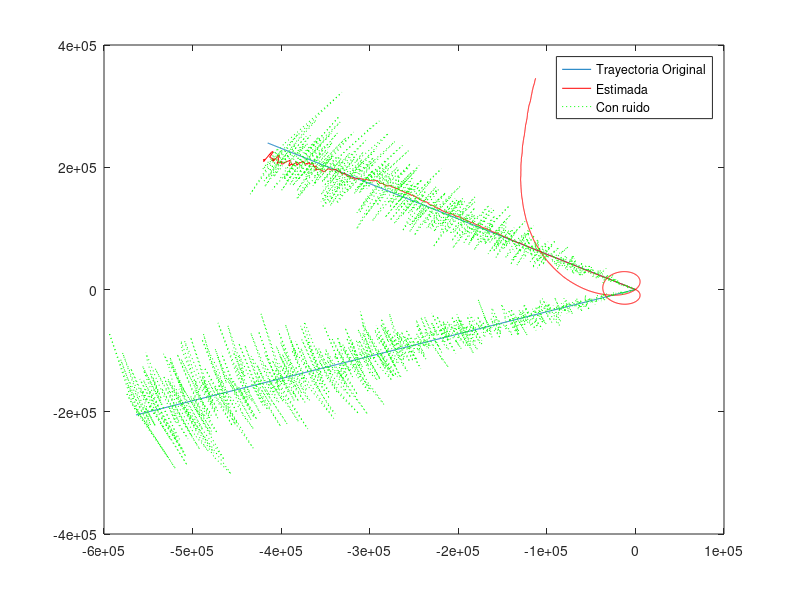
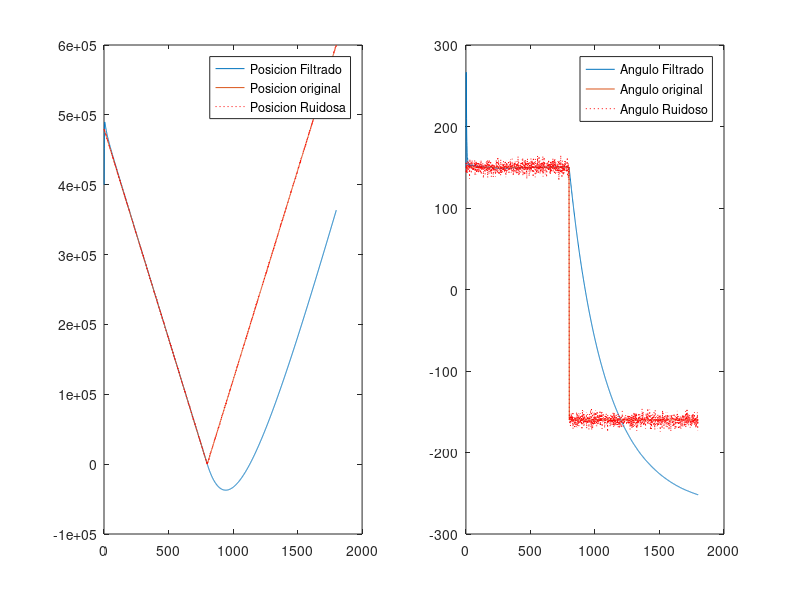

MATLAB code to generate these figures, in order:
function [] = RV_T6_2(ver)
%close all
clc

if (nargin < 1)
    ver = 1;
end
m = 1800;
n = 1:m;
K = 800;

T = 1;

s_rho = 1e6;
s_theta = 25;

V = 600;  %Velocidad radial

%Rumbo
R = 330;

%Ruido Blanco
v_rho = s_rho^0.5*randn(size(n));
v_theta = s_theta^0.5*randn(size(n));

%Valores Iniciales
rho  = 400000;
theta = 150;

% Generacion de datos
x(1) = rho*sin(theta*pi/180);
y(1) = rho*cos(theta*pi/180);

for k = 2:K
    x(k) = x(k-1) + V*sin(R*pi/180)*T;
    y(k) = y(k-1) + V*cos(R*pi/180)*T;
end

 R = 200;

for k = K+1:m
    x(k) = x(k-1) + V*sin(R*pi/180)*T;
    y(k) = y(k-1) + V*cos(R*pi/180)*T;
end


x = 39700 +x;
y = -68762 +y;
%plot(n,y,n,x)
%Datos reales
r(1,:) = sqrt( x.^2 + y.^2 );
r(2,:) = (180/pi) *angle(y+1i*x); 
figure
plot(y,x)

%Datos observados
rm(1,:) = r(1,:) + v_rho;
rm(2,:) = r(2,:) + v_theta;

if  ver == 1
    re = kalman1(s_rho,s_theta,rm,m,r,n);
else
    re = kalman2(s_rho,s_theta,rm,m,r,n);
end

end

function [re]= kalman1(s_rho,s_theta,rm,m,r,n)
% Prediccion
re(1,1) = 400000;
re(2,1) = 150;
re(3,1) = 600;
re(4,1) = 330;

% Covariance Matrix, uncentainty around predictions
P =  diag([s_rho,s_theta,s_rho,s_theta]);%eye(4);

% http://www.bzarg.com/p/how-a-kalman-filter-works-in-pictures/
% A = F
A = [1 0 1 0; 0 1 0 1; 0 0 1 0; 0 0 0 1];
% C = H , for unit scalation between reading and estimation
C = [1 0 0 0;0 1 0 0 ]; 

% sensor noise
R = [s_rho 0 ; 0 s_theta];

for k = 2:m
    % next state
    re(:,k) = A*re(:,k-1); 
    P = A*P*A'; 
  
    % Calculando la ganancia Kalman
    % old
    K = P*C'/( C*P*C' + R); 

    % Correccion basada en la observacion
    %re(:,k) = re(:,k) + K*(rm(:,k) - C*re(1:2,k)); % from tutorial
    re(:,k) = re(:,k) + K*(rm(:,k) - re(1:2,k));
    P = (eye(4) - K*C)*P;
end

hold on
y = re(1,:) .* cosd (re(2,:));
x = re(1,:) .* sind (re(2,:));
yn = rm(1,:) .*cosd (rm(2,:));
xn = rm(1,:) .*sind (rm(2,:));
plot(y(25:m),x(25:m),'r')
plot(yn(25:m),xn(25:m),'g:')
legend('Trayectoria Original','Estimada','Con ruido')

figure
subplot(1,2,1)
plot(n,re(1,:),n,r(1,:),n,rm(1,:),'r:')
legend('Posicion Filtrado','Posicion original','Posicion Ruidosa')
subplot(1,2,2)
plot(n,re(2,:),n,r(2,:),n,rm(2,:),'r:')
legend('Angulo Filtrado','Angulo original','Angulo Ruidoso')

end

function [re]= kalman2(s_rho,s_theta,rm,m,r,n)
% Prediccion
re(1,1) = 400000;
re(2,1) = 150;
re(3,1) = 600;
re(4,1) = 330;

P =  diag([s_rho,s_theta,s_rho,s_theta]);%eye(4);

A = [1 0 1 0; 0 1 0 1; 0 0 1 0; 0 0 0 1];
C = [1 0 0 0;0 1 0 0 ]; 

R = [s_rho 0 ; 0 s_theta];

for k = 2:m
    re(:,k) = A*re(:,k-1); 
    P = A*P*A'; 
  
    % Calculando la ganancia Kalman
    K = P*C'/( C*P*C' + R); 

    % Correccion basada en la observacion
    re(:,k) = re(:,k) + K*(rm(:,k) - re(1:2,k));
    P = (eye(4) - K*C)*P;
    
        if  abs(re(2,k) - rm(2,k)) > s_theta*4
                re(1,k) = 400000;
                re(2,k) = -150;  
                re(3,k) = 600;
                re(4,k) = 200;

          P = diag([s_rho,s_theta,s_rho,s_theta]);

        end
    
end

hold on
y = re(1,:) .* cosd (re(2,:));
x = re(1,:) .* sind (re(2,:));
yn = rm(1,:) .*cosd (rm(2,:));
xn = rm(1,:) .*sind (rm(2,:));
plot(y(25:m),x(25:m),'r')
plot(yn(25:m),xn(25:m),'g:')
legend('Trayectoria Original','Estimada','Con ruido')

figure
subplot(1,2,1)
plot(n,re(1,:),n,r(1,:),n,rm(1,:),'r:')
legend('Posicion Filtrado','Posicion original','Posicion Ruidosa')
subplot(1,2,2)
plot(n,re(2,:),n,r(2,:),n,rm(2,:),'r:')
legend('Angulo Filtrado','Angulo original','Angulo Ruidoso')


end
